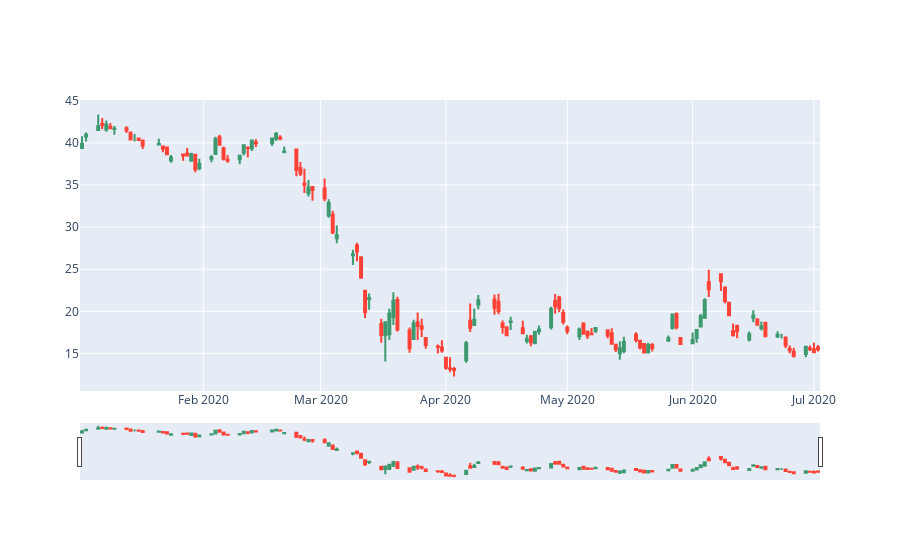

The code cell stored with this chart in its notebook:
### Code cell
nord.to_csv("stock_data_nord.csv")
nord = pd.read_csv("stock_data_nord.csv") 
fig_nord = go.Figure(data=[go.Candlestick(x=amazon['date'],
                open=nord['open'],
                high=nord['high'],
                low=nord['low'],
                close=nord['close'])])

plt.savefig("nord_candlestick.png")
fig_nord.show()
